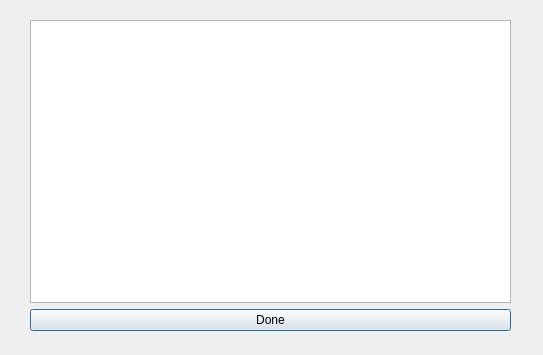
<?xml version="1.0" encoding="UTF-8"?>
<ui version="4.0">
 <class>Dialog_pre_trans</class>
 <widget class="QDialog" name="Dialog_pre_trans">
  <property name="geometry">
   <rect>
    <x>0</x>
    <y>0</y>
    <width>543</width>
    <height>355</height>
   </rect>
  </property>
  <property name="windowTitle">
   <string>Dialog</string>
  </property>
  <widget class="QWidget" name="">
   <property name="geometry">
    <rect>
     <x>30</x>
     <y>20</y>
     <width>481</width>
     <height>311</height>
    </rect>
   </property>
   <layout class="QVBoxLayout" name="verticalLayout">
    <item>
     <widget class="QTableView" name="tableView"/>
    </item>
    <item>
     <widget class="QPushButton" name="pushButton_pre_trans">
      <property name="text">
       <string>Done</string>
      </property>
     </widget>
    </item>
   </layout>
  </widget>
 </widget>
 <resources/>
 <connections/>
</ui>
